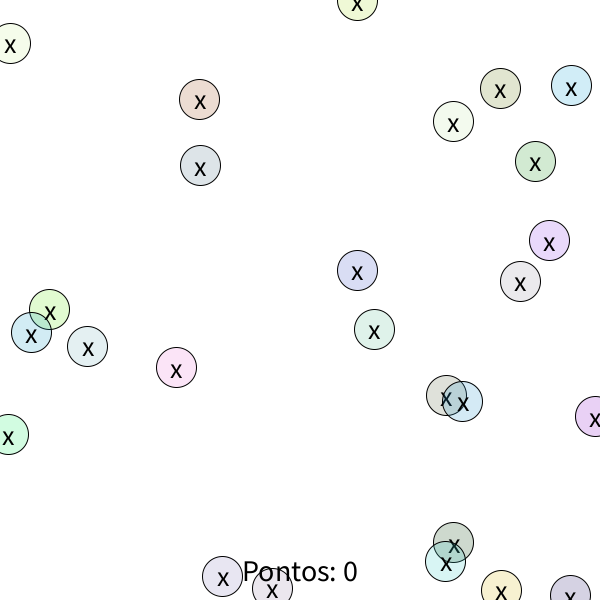
Frame 1 (no input)
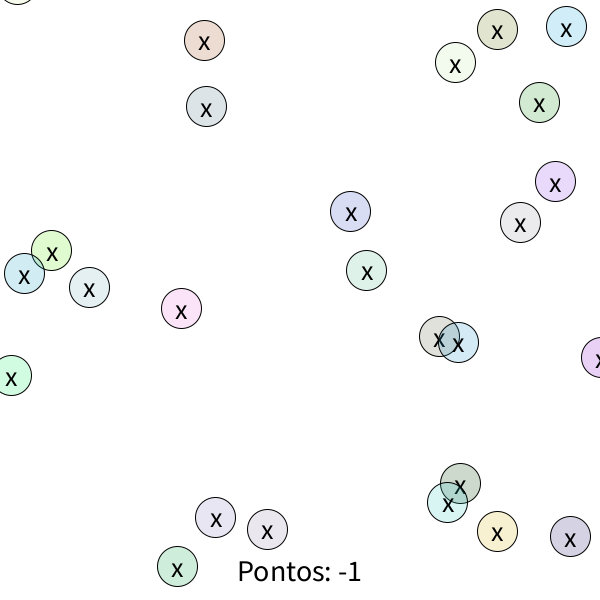
Frame 60 (the mouse pressed at the canvas centre just before this capture)
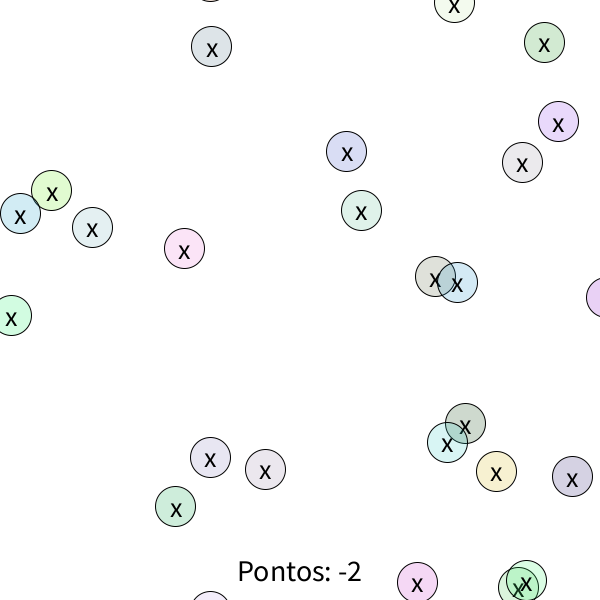
Frame 120 (the mouse held since frame 60 and released just before this capture)

The Processing sketch that drew these frames (run headless with seeded random() and noise(); from frame 60 on, the mouse is pressed at the canvas centre):

// Processing sketch: Bolhas_parte1
// ── Bolhas_parte1.pde
ArrayList<Bolha> bolhas;
int pontos;
void setup() {
  size(600, 600);
  bolhas = new ArrayList<Bolha>();
  pontos=0;
  for (int i=0; i<80; i++) {
    bolhas.add(new Bolha(40, color(random(255), random(255), random(255))
      , 1, 'x', 
      new PVector(random(width), random(3*height))));
  }
}

void draw() {
  background(255);
  for (int i=0; i<bolhas.size(); i++) {
    Bolha b = bolhas.get(i);
    b.subir();
    b.mostrar();

    if (b.posicao.y+b.diam < 0) {
      pontos--;
      bolhas.remove(i);
    }
  }
  textAlign(CENTER, CENTER);
  textSize(30);
  fill(0);
  text("Pontos: "+pontos, width/2, 570);
}

void keyPressed(){
  boolean not = false;
  for(int i=0;i<bolhas.size();i++){
    Bolha b = bolhas.get(i);
    if(key == b.caracter){
      if(b.posicao.y > 0 && b.posicao.y < height){
        bolhas.remove(i);
        pontos++;
      }
    }else{
      not=true;
    }
  }
  if(not){
    pontos--;
  }
}
// ── Bolha.pde
class Bolha {
  PVector posicao;
  int diam;
  color cor;
  int v;
  char caracter;

  Bolha() {
    this.posicao = new PVector(width/2, height);
    this.diam = 50;
    this.cor = color(255, 0, 0);
    this.v = 1;
  }

  Bolha(int d, color c, int v, char s, PVector p) {
    this.diam = d;
    this.cor = c;
    this.v = v;
    this.caracter = s;
    this.posicao = p;
  }

  void mostrar() {
    stroke(0);
    fill(cor, 50);
    ellipse(this.posicao.x, this.posicao.y, this.diam, this.diam);

    fill(0);
    textAlign(CENTER, CENTER);
    textSize(0.7*this.diam);
    text(this.caracter, this.posicao.x, this.posicao.y);
  }

  void subir() {
    this.posicao.y -= v;
    this.posicao.x += 2*sin(this.posicao.y/10);
  }
}
